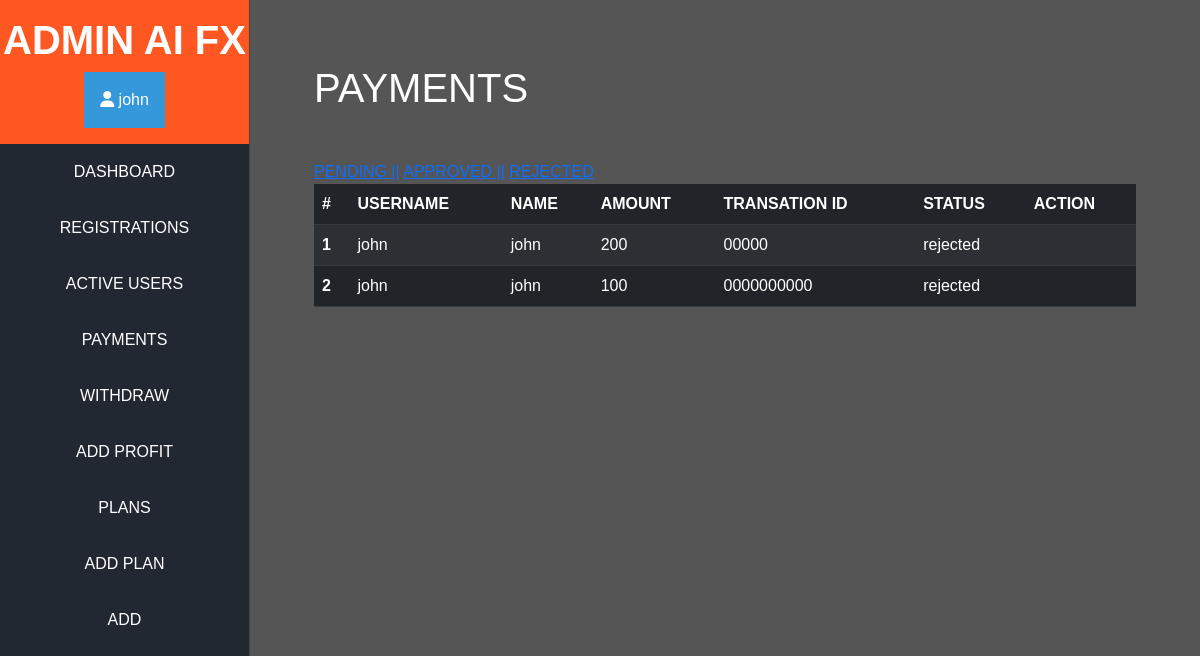
Page /moderator/payments/rejected (signed in) on the committed database.
### home/models.py (models this page shows)
class Payment(models.Model):
    user = models.ForeignKey(User, on_delete=models.CASCADE)
    transaction_name = models.CharField(max_length=100)
    transaction_id = models.CharField(max_length=100)
    transaction_amount = models.CharField(max_length=100)
    transaction_status = models.CharField(max_length=100)

### home/views.py (the view, shortened to what this page needs)
# urls.py: path('moderator/payments/<str:status>', login_required(views.ModPayments_view.as_view()), name='mod_payments'),
class ModPayments_view(View):
    def get(self,request, **kwargs):
        if "id" in kwargs:
            payment_id = kwargs["id"]
            action = kwargs["action"]
            payment = models.Payment.objects.get(id=payment_id)
            if action == "approve":
                if payment.transaction_status == "Approved":
                    messages.error(request, "already approved")
                    return redirect("/moderator/payments/approved")
                if models.User_plan.objects.filter(user=payment.user).exists() == True:
                    user_plan = models.User_plan.objects.get(user=payment.user)
                    user_plan.invested_amount = str(float(user_plan.invested_amount) + float(payment.transaction_amount))
                    plan = self.get_plan(user_plan.invested_amount)
                    user_plan.plan = plan
                    user_plan.user_status = "Active"
                    user_plan.save()
                payment.transaction_status = "approved"
                payment.save()
                messages.success(request, "payment approved")
                return redirect("/moderator/payments/approved")
            elif action == "reject":
                payment.transaction_status = 'rejected'
                payment.save()
                messages.success(request, "payment rejected")
                return redirect("/moderator/payments/rejected")
        else:
            status = kwargs["status"]
            context = {
                "payments": models.Payment.objects.filter(transaction_status=status),
            }
            return render(request, "mod/payments.html", context=context)

### templates/mod/payments.html (shortened to what this page needs)
{% extends 'mod/admbase.html' %}
{% block content%}
<div class="m-5">
<h1> PAYMENTS </h1>
<br>
<a href="{% url 'mod_payments' status='pending' %}"> PENDING  ||</a>
<a href="{% url 'mod_payments' status='approved' %}"> APPROVED ||</a>
<a href="{% url 'mod_payments' status='rejected' %}"> REJECTED </a>
<table class="table table-dark table-striped">
  <thead>
      <tr>
        <th scope="col">#</th>
        <th scope="col">USERNAME</th>
        <th scope="col">NAME</th>
        <th scope="col">AMOUNT</th>
        <th scope="col">TRANSATION ID</th>
        <th scope="col">STATUS</th>
        <th scope="col">ACTION</th>
      </tr>
    </thead>
    <tbody>
      {% for payment in payments %}
      <tr>
        <th scope="row">{{ forloop.counter }}</th>
        <td>{{ payment.user.username }}</td>
        <td>{{ payment.transaction_name }}</td>
        <td>{{ payment.transaction_amount }}</td>
        <td>{{ payment.transaction_id }}</td>
        <td>{{ payment.transaction_status }}</td>
        <td>
        </td>
      </tr>
      {% endfor %}
    </tbody>
  </table>
{% endblock %}

### templates/mod/adminnavbar.html (shortened to what this page needs)
<div class="sidenav" style="border-right: 1px solid #444;">
    <div class="sidenav-header py-3">
        <h1 class="fw-bold">ADMIN AI FX</h1>
        <div class="dropdown">
            <button onclick="myFunction()" class="dropbtn"><i class="fa-solid fa-user"></i> {{ user.username }}</button>
          </div>
    </div>
    <ul class="nav flex-column">
        <li class="nav-item">
            <a class="nav-link py-3" href="{% url 'mod_dashboard' %}">
                DASHBOARD
            </a>
        </li>
          <li class="nav-item">
              <a class="nav-link py-3" href="{% url 'mod_mambers' %}">
                  REGISTRATIONS
              </a>
          </li>
          <li class="nav-item">
              <a class="nav-link py-3" href="{% url 'mod_active_member' status='Active' %}">
                  ACTIVE USERS
              </a>
          </li>
          <li class="nav-item">
            <a class="nav-link py-3" href="{% url 'mod_payments' status='pending' %}">
                PAYMENTS
            </a>
        </li>
          <li class="nav-item">
            <a class="nav-link py-3" href="{% url 'mod_withdraw' status='pending' %}">
                WITHDRAW
            </a>
        </li>
        <li class="nav-item">
            <a class="nav-link py-3" href="{% url 'mod_add_profit' %}">
                ADD PROFIT
            </a>
        </li>
        <li class="nav-item">
            <a class="nav-link py-3" href="{% url 'mod_plans' %}">
                PLANS
            </a>
        </li>
        <li class="nav-item">
            <a class="nav-link py-3" href="{% url 'mod_add_plan' %}">
                ADD PLAN
            </a>
        </li>
        <li class="nav-item">
            <a class="nav-link py-3" href="{% url 'mod_dashboard' %}">
                ADD
            </a>
        </li>
      </ul>
</div>

### static/css/styles.css (style rules this page uses)
body { margin: 0; padding: 0; font-family: Arial, sans-serif; }
.dropbtn { background-color: #3498DB; color: white; padding: 16px; font-size: 16px; border: none; cursor: pointer; }
.dropdown { position: relative; display: inline-block; }
.sidenav { height: 100%; width: 250px; position: fixed; top: 0; left: 0; background-color: #222831; overflow-x: hidden; transition: 0.5s; }
.sidenav-header { background-color: #ff5722; color: #fff; text-align: center; }
.sidenav ul { list-style: none; padding: 0; }
.sidenav ul li { text-align: center; }
.sidenav a { text-decoration: none; color: #fff; display: block; transition: 0.3s; }

### rows in the picture
Payment: user.username "john", transaction_name "john", transaction_amount "200", transaction_id "00000", transaction_status "rejected"
Payment: user.username "john", transaction_name "john", transaction_amount "100", transaction_id "0000000000", transaction_status "rejected"

### other values in the picture
{{ user.username }} "john"
